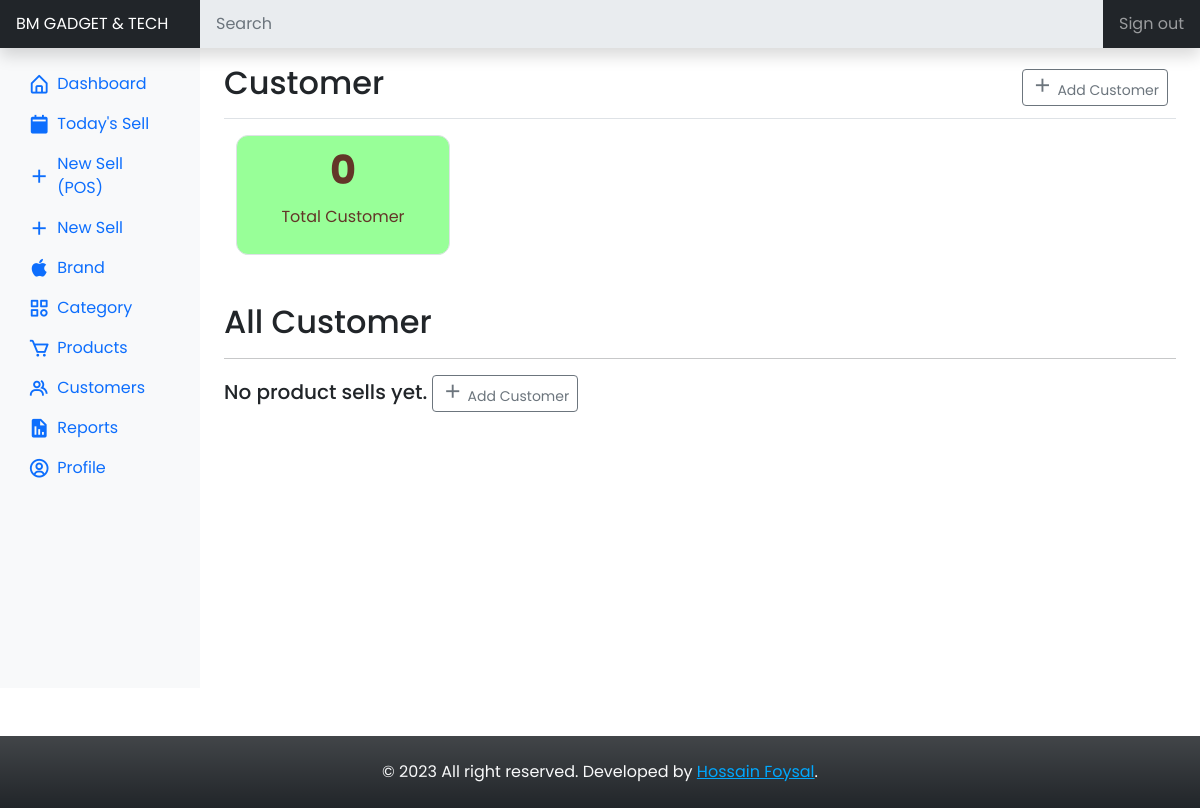
Before: /dashboard/customers/ (signed in) with the older database file.
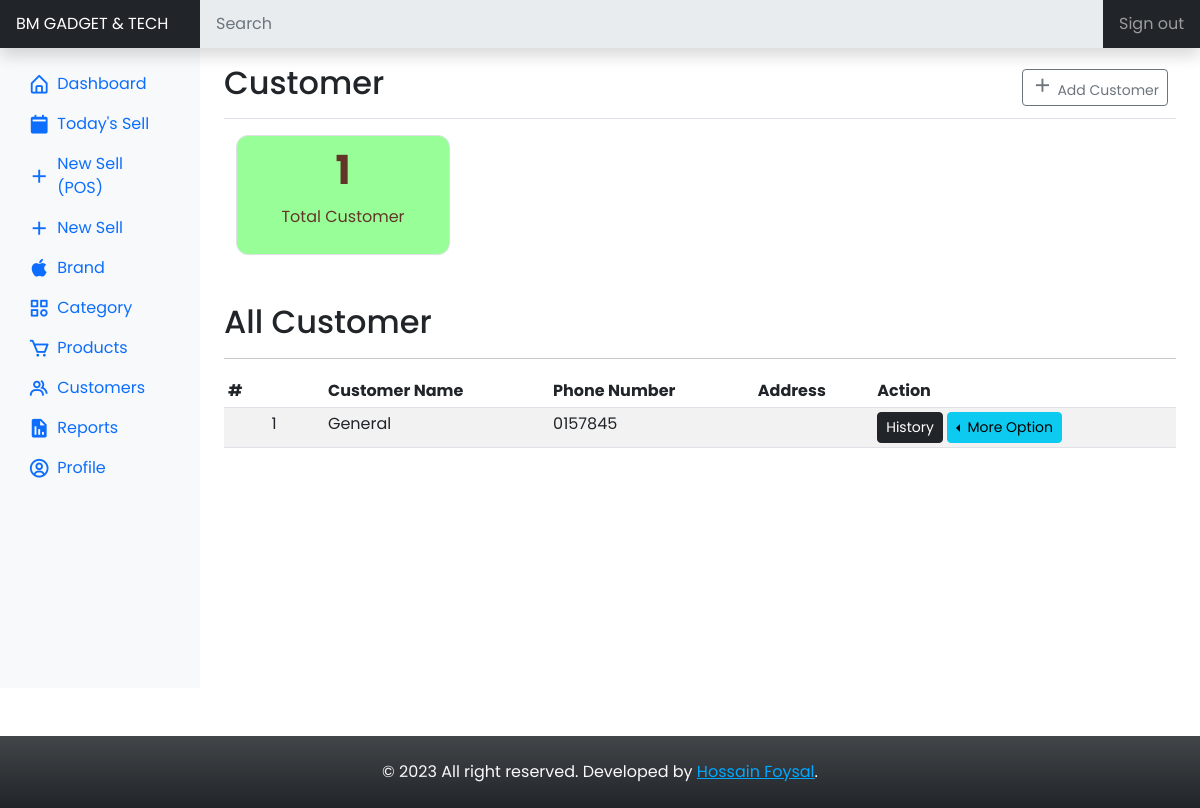
After: the same page with the newer database file.
### application/models.py (models this page shows)
class Customers(db.Model, UserMixin):
    __tablename__ = 'customers'
    id = db.Column(db.Integer, primary_key=True)
    customer_name = db.Column(db.String(), nullable=False)
    customer_contact_number = db.Column(db.String())
    customer_address = db.Column(db.String())
    daily_sells = db.relationship('DailySells', backref=db.backref('daily_sells', lazy=True))

### application/dashboard/views.py (the view, shortened to what this page needs)
@dashboard.route('/dashboard/customers/', methods=['GET', 'POST'])
@login_required
def customer():
    customers = Customers.query.all()
    total_customer = Customers.query.paginate()
    form = AddCustomerForm()
    return render_template('dashboard/customer.html', title='Customer', form=form, customers=customers, total_customer=total_customer, shopname=shopname)

### application/dashboard/forms.py
class AddCustomerForm(FlaskForm):
    customer_name = StringField(
        'Customer Name',
        validators=[DataRequired()]
    )
    customer_contact_number = StringField(
        'Customer Contact Number',
        validators=[
            DataRequired(),
            Length(min=1, max=11)
        ]
    )
    customer_address = TextAreaField('Customer Address')
    submit = SubmitField('Save')

### application/models.py (called while the page is built)
@login_manager.user_loader
def load_user(user_id):
    return Users.query.get(int(user_id))

### application/templates/dashboard/customer.html (shortened to what this page needs)
{% extends 'layouts/root-dashboard.html' %}
{% block body %}
<header class="navbar navbar-dark sticky-top bg-dark flex-md-nowrap p-0 shadow">
	<a class="navbar-brand col-md-3 col-lg-2 me-0 px-3 fs-6" href="#">
		{{ shopname }}
	</a>
	<input class="form-control form-control-dark w-100 rounded-0 border-0" type="text" placeholder="Search"
		aria-label="Search" disabled />
	<div class="navbar-nav">
		<div class="nav-item text-nowrap">
			<a class="nav-link px-3" href="{{ url_for('dashboard.user_logout') }}">Sign out </a>
		</div>
	</div>
</header>
<div class="container-fluid">
	<div class="row">
		{% include 'helpers/_dashboard_side_nav.html' %}
		<main class="col-md-9 ms-sm-auto col-lg-10 px-md-4">
			<div
				class="d-flex justify-content-between flex-wrap flex-md-nowrap align-items-center pt-3 pb-2 mb-3 border-bottom">
				<h1 class="h2">Customer</h1>
				<div class="btn-toolbar mb-2 mb-md-0">
					<div class="btn-group me-2">
						<button type="button" class="btn btn-sm btn-outline-secondary" data-bs-toggle="modal"
							data-bs-target="#dailysellModal">
							<i class="bx bx-plus"></i>
							Add Customer
						</button>
					</div>
				</div>
			</div>
			<div class="container">
				<div class="row gap-2 mb-5">
					<div class="col-lg-3">
						<div class="border summery__box bg__mintgreen p-2">
							<h3 class="summery__box-title fs-1 fw-bolder">
								{{ total_customer.total }}
							</h3>
							<p class="summery__subtitle">Total Customer</p>
						</div>
					</div>
				</div>
			</div>
			<h2>All Customer</h2>
			<hr />
			{% if customers %}
			<div class="table-responsive">
				<table class="table table-striped table-sm">
					<thead>
						<tr>
							<th scope="col" width="100">#</th>
							<th scope="col">Customer Name</th>
							<th scope="col">Phone Number</th>
							<th scope="col">Address</th>
							<th scope="col">Action</th>
						</tr>
					</thead>
					<tbody>
						{% for customer in customers %}
						<tr>
							<td class="text-center counters">{{ customer.id }}</td>
							<td>{{ customer.customer_name }}</td>
							<td>{{ customer.customer_contact_number }}</td>
							<td>{{ customer.customer_address }}</td>
							<td>
								<a
									href="{{ url_for('dashboard.customer_payment_history', customer_id=customer.id) }}"
									class="btn btn-sm btn-dark">
									History
								</a>
								<div class="btn-group dropstart">
									<button type="button" class="btn btn-info btn-sm dropdown-toggle"
										data-bs-toggle="dropdown" aria-expanded="false">
										More Option
									</button>
								</div>
							</td>
						</tr>
						{% endfor %}
					</tbody>
				</table>
			</div>
			{% else %}
			<h5>
				No product sells yet.
				<button type="button" class="btn btn-sm btn-outline-secondary" data-bs-toggle="modal"
					data-bs-target="#dailysellModal">
					<i class="bx bx-plus"></i>
					Add Customer
				</button>
			</h5>
			{% endif %}
		</main>
	</div>
</div>
{% endblock %}

Changed rows visible on the page:
added Customers: id "1", customer_name "General", customer_contact_number "0157845"
Other visible differences:
{{ total_customer.total }}: "0" → "1"
text no longer shown: "No product sells yet. Add Customer"
text now shown: "# Customer Name Phone Number Address Action"
